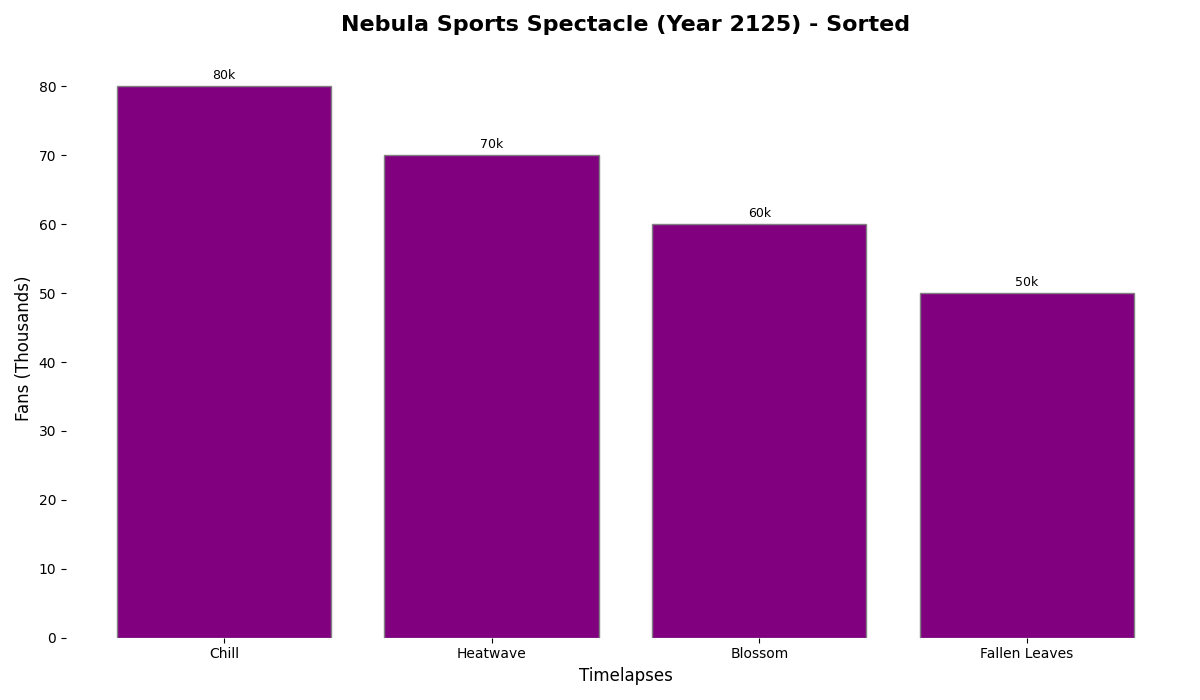

Here is the Python script that generated this plot:
import matplotlib.pyplot as plt
import numpy as np

# Data
seasons = ["Blossom", "Heatwave", "Fallen Leaves", "Chill"]
drone_racing = [60, 70, 50, 80] 
robot_wrestling = [50, 40, 65, 60] 
ai_chess = [35, 50, 30, 45] 

# Combine seasons with the respective sport for sorting
drone_racing_combined = list(zip(drone_racing, seasons))
robot_wrestling_combined = list(zip(robot_wrestling, seasons))
ai_chess_combined = list(zip(ai_chess, seasons))

# Sort the combined lists (Descending order as an example)
drone_racing_combined.sort(reverse=True, key=lambda x: x[0])
robot_wrestling_combined.sort(reverse=True, key=lambda x: x[0])
ai_chess_combined.sort(reverse=True, key=lambda x: x[0])

# Separating sorted data and labels
drone_racing_sorted, seasons_dr = zip(*drone_racing_combined)
robot_wrestling_sorted, seasons_rw = zip(*robot_wrestling_combined)
ai_chess_sorted, seasons_ac = zip(*ai_chess_combined)

# Plotting bars
fig, ax = plt.subplots(figsize=(12, 7))

# Plot each category in its own subplot position
br1 = np.arange(len(seasons))
ax.bar(br1, drone_racing_sorted, color='purple', edgecolor='grey')

# Set labels and title
ax.set_title('Nebula Sports Spectacle (Year 2125) - Sorted', fontsize=16, fontweight='bold', pad=20)
ax.set_xlabel('Timelapses', fontsize=12)
ax.set_ylabel('Fans (Thousands)', fontsize=12)
ax.set_xticks(br1)
ax.set_xticklabels(seasons_dr)  # Sorted season labels for drone racing

# Annotations
for bar, ticket_sales in zip(ax.patches, drone_racing_sorted):
    height = bar.get_height()
    ax.annotate(f'{ticket_sales}k',
                xy=(bar.get_x() + bar.get_width() / 2, height),
                xytext=(0, 3), 
                textcoords="offset points",
                ha='center', va='bottom', fontsize=9, color='black')

# Hide spines for a cleaner look
ax.spines['top'].set_visible(False)
ax.spines['right'].set_visible(False)
ax.spines['left'].set_visible(False)
ax.spines['bottom'].set_visible(False)

plt.tight_layout()
plt.show()
